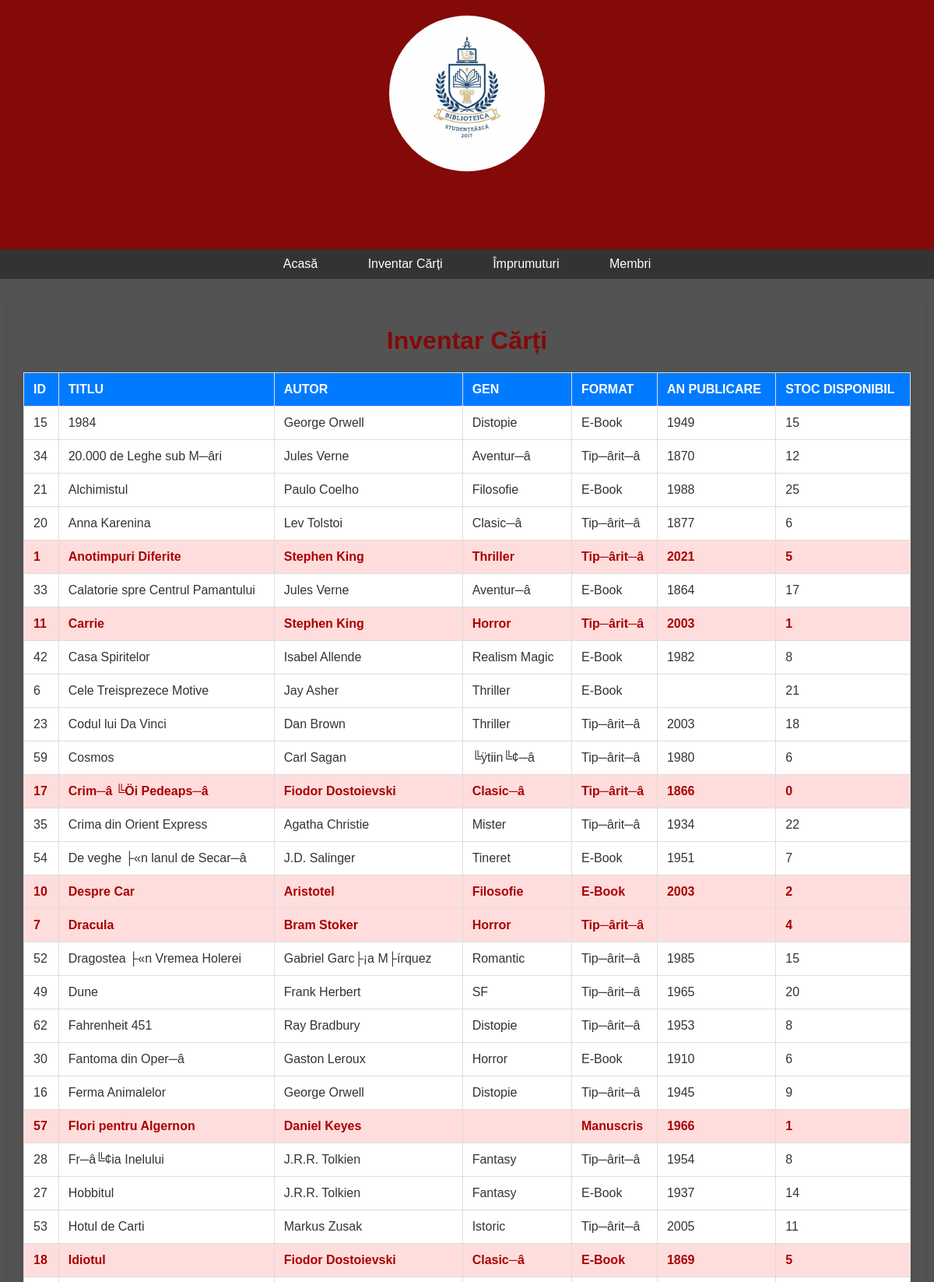
The app's page /inventar_carti.php (upper part) with its own data.
### tables this page shows
CREATE TABLE `CARTE` (
  `IDcarte` int(11) NOT NULL AUTO_INCREMENT,
  `TitluCarte` varchar(100) NOT NULL,
  `AutorCarte` varchar(100) NOT NULL,
  `NrExemplare` int(11) NOT NULL,
  `TipFormat` enum('Tip─ârit─â','Manuscris','E-Book') DEFAULT NULL,
  `Categorie` varchar(100) DEFAULT NULL,
  `AnAparitie` int(11) DEFAULT NULL,
  PRIMARY KEY (`IDcarte`),
  KEY `idx_autor_carte` (`AutorCarte`)
);

### inventar_carti.php (the view, shortened to what this page needs)
<?php
include 'config.php';
$sql = "SELECT IDcarte, TitluCarte, AutorCarte, NrExemplare, TipFormat, Categorie, AnAparitie
         FROM CARTE
         ORDER BY TitluCarte ASC";
$result = $conn->query($sql);
?>
<!DOCTYPE html>
<html lang="ro">
<head>
</head>
<body>
    <header>
        <img src="poze\logo_biblioteca.jpg" alt="logobiblioteca" class="header-image">
        <h1>Biblioteca Studențească <span style="font-size: 0.7em;">— Inventar Cărți</span></h1>
    </header>
    <nav>
        <ul>
            <li><a href="index.php">Acasă</a></li>
            <li><a href="#inventar">Inventar Cărți</a></li>
            <li><a href="#">Împrumuturi</a></li>
            <li><a href="#">Membri</a></li>
        </ul>
    </nav>
    <div class="main-content" id="inventar">
        <h1>Inventar Cărți</h1>
        <table>
            <thead>
                <tr>
                    <th>ID</th>
                    <th>Titlu</th>
                    <th>Autor</th>
                    <th>Gen</th>
                    <th>Format</th>
                    <th>An Publicare</th>
                    <th>Stoc Disponibil</th>
                </tr>
            </thead>
            <tbody>
            <?php
            if ($result->num_rows > 0) {
                while($row = $result->fetch_assoc()) {
                    $clasa_stoc = (($row["NrExemplare"] ?? 0) <= 5) ? 'stoc-redus' : '';
                    echo "<tr class='$clasa_stoc'>";
                    echo "<td>" . htmlspecialchars($row["IDcarte"] ?? '') . "</td>";
                    echo "<td>" . htmlspecialchars($row["TitluCarte"] ?? '') . "</td>";
                    echo "<td>" . htmlspecialchars($row["AutorCarte"] ?? '') . "</td>";
                    echo "<td>" . htmlspecialchars($row["Categorie"] ?? '') . "</td>";
                    echo "<td>" . htmlspecialchars($row["TipFormat"] ?? '') . "</td>";
                    echo "<td>" . htmlspecialchars($row["AnAparitie"] ?? '') . "</td>";
                    echo "<td>" . htmlspecialchars($row["NrExemplare"] ?? '') . "</td>";
                    echo "</tr>";
                }
            } else {
                echo "<tr><td colspan='7' style='text-align: center; color: #777;'>
                          Nu au fost găsite cărți în baza de date. Vă rugăm să verificați dacă tabela CARTE conține date.
                      </td></tr>";
            }
            ?>
            </tbody>
        </table>
    </div>
</body>
</html>

### inventar_carti.php (style rules this page uses)
body { background-color: #545353; font-family: Arial, sans-serif; margin: 0; padding: 0; color: black; }
.header-image { width: 200px; height: 200px; display: block; margin: auto; border-radius: 50%; object-fit: cover; }
header { background-color: #840909; color: white; padding: 20px 0; text-align: center; }
nav ul { list-style-type: none; padding: 0; text-align: center; background-color: #333; margin: 0; }
nav ul li { display: inline; margin: 0 15px; }
nav ul li a { color: white; text-decoration: none; padding: 10px 15px; display: inline-block; }
.main-content { padding: 20px; margin: 20px auto; max-width: 95%; background-color: #545353; border-radius: 8px; box-shadow: 0 2px 4px rgba(0,0,0,0.1); }
h1 { color: #840909; text-align: center; }
table { width: 100%; margin: 10px auto 20px auto; border-collapse: collapse; box-shadow: 0 0 10px rgba(0, 0, 0, 0.05); background-color: white; color: #333; }
th, td { border: 1px solid #ddd; padding: 12px; text-align: left; }
th { background-color: #007bff; color: white; text-transform: uppercase; }
.stoc-redus { background-color: #ffdddd; color: #a00; font-weight: bold; }

### records on screen
carte: IDcarte "15", TitluCarte "1984", AutorCarte "George Orwell", Categorie "Distopie", TipFormat "E-Book", AnAparitie "1949", NrExemplare "15"
carte: IDcarte "34", TitluCarte "20.000 de Leghe sub M─âri", AutorCarte "Jules Verne", Categorie "Aventur─â", TipFormat "Tip─ârit─â", AnAparitie "1870", NrExemplare "12"
carte: IDcarte "21", TitluCarte "Alchimistul", AutorCarte "Paulo Coelho", Categorie "Filosofie", TipFormat "E-Book", AnAparitie "1988", NrExemplare "25"
carte: IDcarte "20", TitluCarte "Anna Karenina", AutorCarte "Lev Tolstoi", Categorie "Clasic─â", TipFormat "Tip─ârit─â", AnAparitie "1877", NrExemplare "6"
carte: IDcarte "1", TitluCarte "Anotimpuri Diferite", AutorCarte "Stephen King", Categorie "Thriller", TipFormat "Tip─ârit─â", AnAparitie "2021", NrExemplare "5"
carte: IDcarte "33", TitluCarte "Calatorie spre Centrul Pamantului", AutorCarte "Jules Verne", Categorie "Aventur─â", TipFormat "E-Book", AnAparitie "1864", NrExemplare "17"
carte: IDcarte "11", TitluCarte "Carrie", AutorCarte "Stephen King", Categorie "Horror", TipFormat "Tip─ârit─â", AnAparitie "2003", NrExemplare "1"
carte: IDcarte "42", TitluCarte "Casa Spiritelor", AutorCarte "Isabel Allende", Categorie "Realism Magic", TipFormat "E-Book", AnAparitie "1982", NrExemplare "8"
carte: IDcarte "6", TitluCarte "Cele Treisprezece Motive", AutorCarte "Jay Asher", Categorie "Thriller", TipFormat "E-Book", NrExemplare "21"
carte: IDcarte "23", TitluCarte "Codul lui Da Vinci", AutorCarte "Dan Brown", Categorie "Thriller", TipFormat "Tip─ârit─â", AnAparitie "2003", NrExemplare "18"
carte: IDcarte "59", TitluCarte "Cosmos", AutorCarte "Carl Sagan", Categorie "╚ÿtiin╚¢─â", TipFormat "Tip─ârit─â", AnAparitie "1980", NrExemplare "6"
carte: IDcarte "17", TitluCarte "Crim─â ╚Öi Pedeaps─â", AutorCarte "Fiodor Dostoievski", Categorie "Clasic─â", TipFormat "Tip─ârit─â", AnAparitie "1866", NrExemplare "0"
carte: IDcarte "35", TitluCarte "Crima din Orient Express", AutorCarte "Agatha Christie", Categorie "Mister", TipFormat "Tip─ârit─â", AnAparitie "1934", NrExemplare "22"
carte: IDcarte "54", TitluCarte "De veghe ├«n lanul de Secar─â", AutorCarte "J.D. Salinger", Categorie "Tineret", TipFormat "E-Book", AnAparitie "1951", NrExemplare "7"
carte: IDcarte "10", TitluCarte "Despre Car", AutorCarte "Aristotel", Categorie "Filosofie", TipFormat "E-Book", AnAparitie "2003", NrExemplare "2"
carte: IDcarte "7", TitluCarte "Dracula", AutorCarte "Bram Stoker", Categorie "Horror", TipFormat "Tip─ârit─â", NrExemplare "4"
carte: IDcarte "52", TitluCarte "Dragostea ├«n Vremea Holerei", AutorCarte "Gabriel Garc├¡a M├írquez", Categorie "Romantic", TipFormat "Tip─ârit─â", AnAparitie "1985", NrExemplare "15"
carte: IDcarte "49", TitluCarte "Dune", AutorCarte "Frank Herbert", Categorie "SF", TipFormat "Tip─ârit─â", AnAparitie "1965", NrExemplare "20"
carte: IDcarte "62", TitluCarte "Fahrenheit 451", AutorCarte "Ray Bradbury", Categorie "Distopie", TipFormat "Tip─ârit─â", AnAparitie "1953", NrExemplare "8"
carte: IDcarte "30", TitluCarte "Fantoma din Oper─â", AutorCarte "Gaston Leroux", Categorie "Horror", TipFormat "E-Book", AnAparitie "1910", NrExemplare "6"
carte: IDcarte "16", TitluCarte "Ferma Animalelor", AutorCarte "George Orwell", Categorie "Distopie", TipFormat "Tip─ârit─â", AnAparitie "1945", NrExemplare "9"
carte: IDcarte "57", TitluCarte "Flori pentru Algernon", AutorCarte "Daniel Keyes", TipFormat "Manuscris", AnAparitie "1966", NrExemplare "1"
carte: IDcarte "28", TitluCarte "Fr─â╚¢ia Inelului", AutorCarte "J.R.R. Tolkien", Categorie "Fantasy", TipFormat "Tip─ârit─â", AnAparitie "1954", NrExemplare "8"
carte: IDcarte "27", TitluCarte "Hobbitul", AutorCarte "J.R.R. Tolkien", Categorie "Fantasy", TipFormat "E-Book", AnAparitie "1937", NrExemplare "14"
carte: IDcarte "53", TitluCarte "Hotul de Carti", AutorCarte "Markus Zusak", Categorie "Istoric", TipFormat "Tip─ârit─â", AnAparitie "2005", NrExemplare "11"
carte: IDcarte "18", TitluCarte "Idiotul", AutorCarte "Fiodor Dostoievski", Categorie "Clasic─â", TipFormat "E-Book", AnAparitie "1869", NrExemplare "5"
